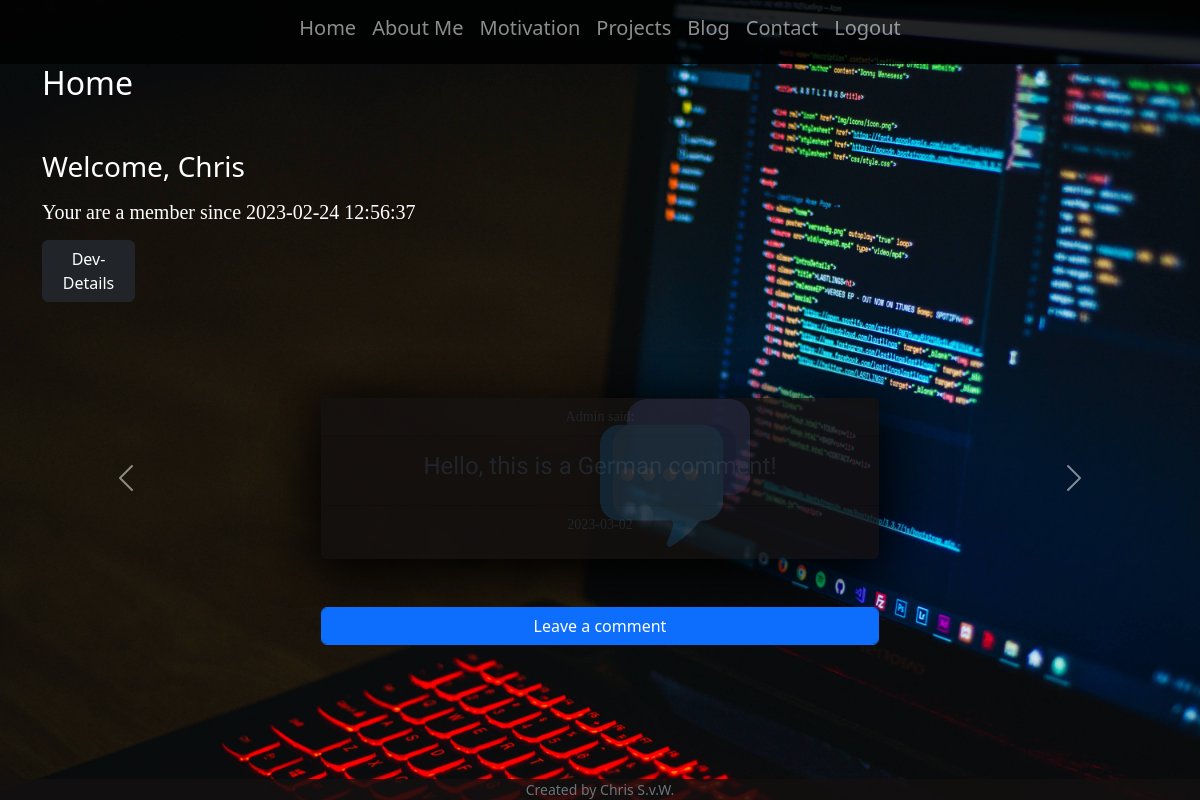
/ (signed in), run on the app's committed database.
### tables this page shows
CREATE TABLE users (
user_id INTEGER NOT NULL PRIMARY KEY AUTOINCREMENT,
username TEXT NOT NULL,
hash TEXT NOT NULL,
reg_date TEXT,
log_date TEXT
);

CREATE TABLE comments (
comment_id INTEGER PRIMARY KEY AUTOINCREMENT NOT NULL,
user_id INTEGER NOT NULL,
timestamp TEXT,
text TEXT NOT NULL,
FOREIGN KEY (user_id)
	REFERENCES users (user_id)
);

### app.py (the view)
@app.route("/", methods=["GET", "POST"])
@login_required
def home():
    if request.method == "GET":
        userdata = db.execute("SELECT username, reg_date, user_id FROM users WHERE user_id=?;", session["user_id"])
        comments = db.execute("SELECT * FROM comments ORDER BY timestamp DESC LIMIT 10;")
        for comment in comments:
            comment["timestamp"] = comment["timestamp"][0:10]
            comment["username"] = db.execute("SELECT username FROM users WHERE user_id = ?;", comment["user_id"])[0]["username"]
        return render_template("home.html", userdata=userdata, comments=comments)

### app.py (called while the page is built)
@app.after_request
def after_request(response):
    response.headers["Cache-Control"] = "no-cache, no-store, must-revalidate, public, max-age=0"
    response.headers["Expires"] = 0
    response.headers["Pragma"] = "no-cache"
    return response

### toolbox.py (called while the page is built)
def login_required(f):
    @wraps(f)
    def decorated_function(*args, **kwargs):
        if session.get("user_id") is None:
            return redirect("/login")
        return f(*args, **kwargs)
    return decorated_function

### templates/home.html (shortened to what this page needs)
{% extends "layout.html" %}
{% block main %}
<h2 class="text-start animation-fade-in-3 mb-5">Home</h2>
<h3 class="text-start animation-fade-in-4 animation-fly-in-left">Welcome, {{userdata[0]["username"]}}</h3>
<h5 class="text-start mt-3 comment-header-font animation-fly-in-right animation-fade-in-5">Your are a member since {{userdata[0]["reg_date"]}}</h5>
<section class="pt-2 text-start" name="documentation">
  <p>
      <a class="btn col-1 btn-dark" data-bs-toggle="collapse" href="#collapseExample" role="button" aria-expanded="false" aria-controls="collapseExample">
        Dev-Details
      </a>
    </p>
</section>
<div class="buffer-1"></div>
  <div id="carouselExampleControls" class="carousel slide" data-bs-ride="carousel">
    <div class="carousel-inner">
      {%if comments is defined%}
      {%for comment in comments%}
      <div class="carousel-item">
        <div class="card border-0 m-5 w-50 mx-auto box-shadow-light bg-dark-trans">
          <div class="pl-5 img-container">
            <img class="bg-comment" src="/static/comments.png">
          </div>
          <div class="card-header bg-color-black small comment-header-font">{{comment['username']}} said:</div>
          <div class="card-text mt-3 mb-3">
            <h4 class="comment-text-font">{{comment['text']}}</h4>
          </div>
          <div class="card-footer bg-color-blue">
            <p class="small comment-header-font">{{comment['timestamp']}}</p>
          </div>
        </div>
      </div>
      {%endfor%}
      {%endif%}
    </div>
    <button class="carousel-control-prev" type="button" data-bs-target="#carouselExampleControls" data-bs-slide="prev">
      <span class="carousel-control-prev-icon" aria-hidden="true"></span>
    </button>
    <button class="carousel-control-next" type="button" data-bs-target="#carouselExampleControls" data-bs-slide="next">
      <span class="carousel-control-next-icon" aria-hidden="true"></span>
    </button>
  </div>
  <a href="/comment" class="btn w-50 btn-primary form-control">Leave a comment</a>
{% endblock %}

### static/styles.css (style rules this page uses)
* { padding: 0; margin: 0; box-sizing: border-box; }
body { color: white; }
.bg-comment { position:absolute; opacity: 15%; height: 150px; width: auto; }
.comment-header-font { font-family: 'Arvo', serif; }
.comment-text-font { font-family: 'Catamaran', sans-serif; }
.buffer-1 { min-height: 2em; }
.bg-dark-trans { background: rgba(19, 16, 16, 0.85) }
.box-shadow-light { box-shadow: 1px 10px 55px 8px rgba(0,0,0,1); }
.animation-fade-in-3 { animation: fadeIn 3s; }
.animation-fade-in-4 { animation: fadeIn 4s; }
.animation-fade-in-5 { animation: fadeIn 5s; }
.animation-fly-in-left { position: relative; animation: left-fly-in; animation-duration: 3s; }
.animation-fly-in-right { position: relative; animation: right-fly-in; animation-duration: 3s; }

### data on the page
users: username "Chris", reg_date "2023-02-24 12:56:37"
comments: username "Admin", text "Hello, this is a German comment!", timestamp "2023-03-02"
